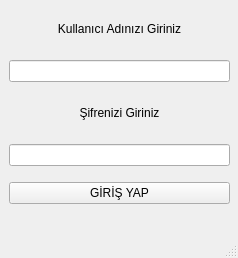
<?xml version="1.0" encoding="UTF-8"?>
<ui version="4.0">
 <class>MainWindow</class>
 <widget class="QMainWindow" name="MainWindow">
  <property name="geometry">
   <rect>
    <x>0</x>
    <y>0</y>
    <width>238</width>
    <height>258</height>
   </rect>
  </property>
  <property name="windowTitle">
   <string>MainWindow</string>
  </property>
  <widget class="QWidget" name="centralwidget">
   <widget class="QWidget" name="verticalLayoutWidget">
    <property name="geometry">
     <rect>
      <x>9</x>
      <y>10</y>
      <width>221</width>
      <height>201</height>
     </rect>
    </property>
    <layout class="QVBoxLayout" name="verticalLayout">
     <property name="spacing">
      <number>12</number>
     </property>
     <property name="sizeConstraint">
      <enum>QLayout::SetDefaultConstraint</enum>
     </property>
     <item>
      <widget class="QLabel" name="label">
       <property name="maximumSize">
        <size>
         <width>16777215</width>
         <height>30</height>
        </size>
       </property>
       <property name="text">
        <string>Kullanıcı Adınızı Giriniz</string>
       </property>
       <property name="alignment">
        <set>Qt::AlignCenter</set>
       </property>
      </widget>
     </item>
     <item>
      <widget class="QLineEdit" name="lnedtKullaniciAdi"/>
     </item>
     <item>
      <widget class="QLabel" name="label_2">
       <property name="maximumSize">
        <size>
         <width>16777215</width>
         <height>30</height>
        </size>
       </property>
       <property name="text">
        <string>Şifrenizi Giriniz</string>
       </property>
       <property name="alignment">
        <set>Qt::AlignCenter</set>
       </property>
      </widget>
     </item>
     <item>
      <widget class="QLineEdit" name="lnedtParola">
       <property name="inputMethodHints">
        <set>Qt::ImhHiddenText|Qt::ImhNoAutoUppercase|Qt::ImhNoPredictiveText|Qt::ImhSensitiveData</set>
       </property>
       <property name="echoMode">
        <enum>QLineEdit::Password</enum>
       </property>
      </widget>
     </item>
     <item>
      <widget class="QPushButton" name="btnGirisYap">
       <property name="text">
        <string>GİRİŞ YAP</string>
       </property>
      </widget>
     </item>
    </layout>
   </widget>
  </widget>
  <widget class="QMenuBar" name="menubar">
   <property name="geometry">
    <rect>
     <x>0</x>
     <y>0</y>
     <width>238</width>
     <height>21</height>
    </rect>
   </property>
  </widget>
  <widget class="QStatusBar" name="statusbar"/>
 </widget>
 <resources/>
 <connections/>
</ui>
